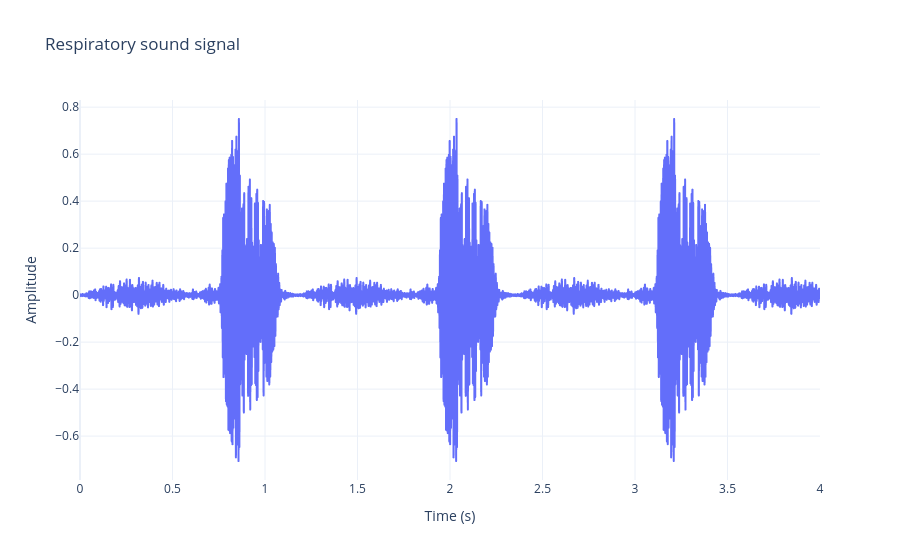

The code cell stored with this chart in its notebook:
### Markdown cell above
#### 2.1.1. Cyclic padding

### Code cell
if duration < 4:
    n_rep = int(np.ceil(SEGMENT_DURATION/duration))  # Number of repetitions to fill more than 4 seconds
    print(f"Number of repetitions: {n_rep}")

    cyclic = np.tile(signal, n_rep)
    # Select randomly a 4-seconds window
    start = random.randint(0, len(cyclic))
    end = start + SEGMENT_DURATION*fs
    new_signal_idx = np.arange(start, end) % len(cyclic)
    new_signal = cyclic[new_signal_idx]

    t = np.arange(len(new_signal)) / fs
    fig = px.line(x=t, y=new_signal, labels={"x": "Time (s)", "y": "Amplitude"}, title=f"Respiratory sound signal")
    fig.update_layout(
        hovermode="x unified",
        template="plotly_white"
    )
    fig.show()

### Figure 1 — Plotly figure (JSON) as saved in the notebook; plotly's stock layout.template omitted (floating-point values rounded to 4 significant figures; data arrays with more than 128 entries replaced by an {"elided": "..."} marker saying what was removed)
{"data": [{"hovertemplate": "Time (s)=%{x}<br>Amplitude=%{y}<extra></extra>", "legendgroup": "", "line": {"color": "#636efa", "dash": "solid"}, "marker": {"symbol": "circle"}, "mode": "lines", "name": "", "showlegend": false, "type": "scattergl", "x": {"elided": "16000 float values"}, "xaxis": "x", "y": {"elided": "16000 float values"}, "yaxis": "y"}], "layout": {"hovermode": "x unified", "legend": {"tracegroupgap": 0}, "title": {"text": "Respiratory sound signal"}, "xaxis": {"anchor": "y", "domain": [0, 1], "title": {"text": "Time (s)"}}, "yaxis": {"anchor": "x", "domain": [0, 1], "title": {"text": "Amplitude"}}}}
